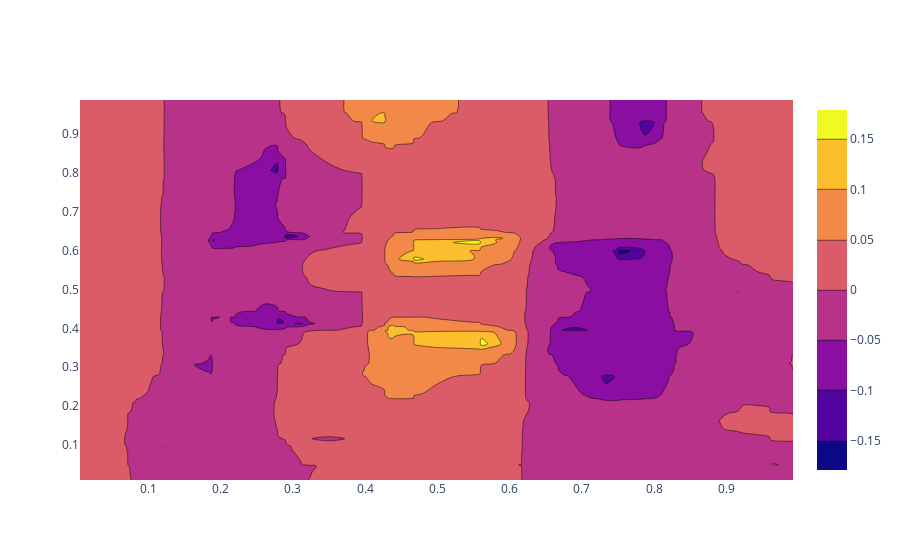

The notebook cell this image was saved under:
### Code cell
import plotly.graph_objects as go
from scipy.interpolate import griddata


feature_x = eta_l
feature_y = phi
# Creating 2-D grid of features  
[X, Y] = np.meshgrid(feature_x, feature_y) 
Z = df[10][:]

points = np.random.rand(100, 2)
values = func(points[:,0], points[:,1])
f = interpolate.interp2d(x=points[:,0], y=points[:,1], z=values, kind='cubic')

# grid_z0 = griddata(points, values, (X, Y), method='cubic')  


fig = go.Figure(data =
    go.Contour(
        z=values,
        x=points[:,0], # horizontal axis
        y=points[:,1] # vertical axis
    ))

# fig = go.Figure(data =
#     go.Contour(
#         z=Z,
#         x=X, # horizontal axis
#         y=Y # vertical axis
#     ))
fig.show()
